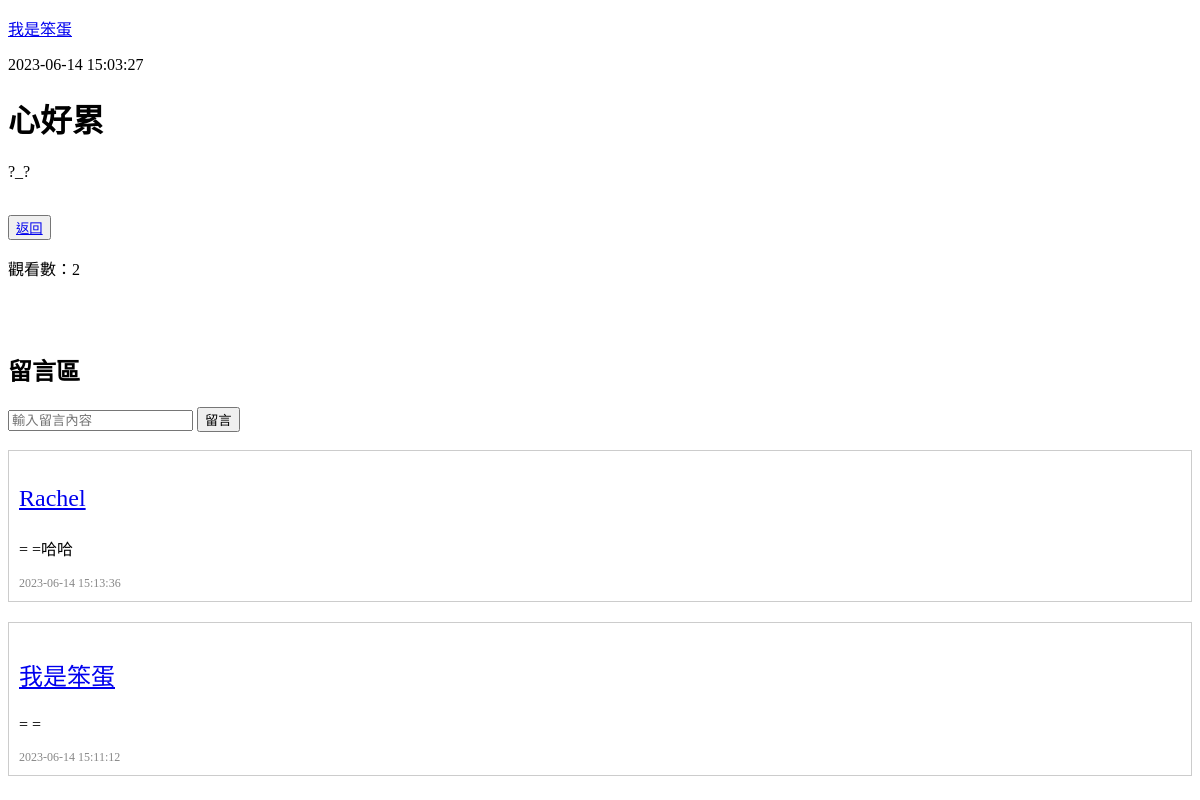
The page /post/posts/16 (signed in) on the database its author committed.
### tables this page shows
CREATE TABLE "User" (
	"userID"	INTEGER,
	"password"	VARCHAR(10),
	"nickname"	VARCHAR(10) NOT NULL,
	"gender"	VARCHAR(1) NOT NULL,
	"birth"	TEXT,
	"reputationScore"	NUMERIC DEFAULT 100,
	"cellphone"	VARCHAR(10),
	"email"	TEXT UNIQUE,
	"image" TEXT,
	PRIMARY KEY("userID" AUTOINCREMENT)
);

CREATE TABLE "Post" (
	"postID"	INTEGER,
	"postUserID"	INTEGER,
	"postTime"	TEXT,
	"postTitle"	TEXT,
	"postContent"	TEXT,
	"postView"	INT,
	FOREIGN KEY("postUserID") REFERENCES "User"("userID"),
	PRIMARY KEY("postID" AUTOINCREMENT)
);

CREATE TABLE "Comment" (
	"commentID"	INTEGER,
	"commentPostID"	INTEGER,
	"commentUserID"	INTEGER,
	"commentTime"	TEXT,
	"commentContent"	TEXT,
	FOREIGN KEY("commentUserID") REFERENCES "User"("userID"),
	FOREIGN KEY("commentPostID") REFERENCES "Post"("postID"),
	PRIMARY KEY("commentID" AUTOINCREMENT)
);

### crud/crudPost.py (the view)
@post_bp.route("/posts/<string:sortmethod>", methods=["GET", "POST"])
def posts_method(sortmethod):
    userID = session["userID"]
    searching_value = ""
    if sortmethod == "newest" or sortmethod == "None":
        con = sql.connect("funCrew_db.db")
        con.row_factory = sql.Row
        cur = con.cursor()
        cur.execute(
            "SELECT * FROM Post, User WHERE postUserID = userID ORDER BY postTime DESC"
        )
        posts = cur.fetchall()
        con.commit()
        con.close()
    elif sortmethod == "mostView":
        con = sql.connect("funCrew_db.db")
        con.row_factory = sql.Row
        cur = con.cursor()
        cur.execute(
            "SELECT * FROM Post, User WHERE postUserID = userID ORDER BY postView DESC"
        )
        posts = cur.fetchall()
        con.commit()
        con.close()
    elif sortmethod == "hotest":
        con = sql.connect("funCrew_db.db")
        con.row_factory = sql.Row
        cur = con.cursor()
        cur.execute(
            "SELECT * FROM Post, User LEFT JOIN Comment ON postID=commentPostID WHERE postUserID=userID GROUP BY postID ORDER BY count(commentPostID) DESC"
        )
        posts = cur.fetchall()
        con.commit()
        con.close()
    elif sortmethod == "searching":
        if request.form.get("searching_value"):
            searching_value = request.form.get("searching_value")
        elif request.args.get("searching_value"):
            searching_value = request.args.get("searching_value")
        searching_exp = "%" + searching_value + "%"
        con = sql.connect("funCrew_db.db")
        con.row_factory = sql.Row
        cur = con.cursor()
        cur.execute(
            "SELECT * FROM Post, User WHERE postUserID = userID AND (postTitle LIKE ? OR nickName LIKE ?)",
            (
                searching_exp,
                searching_exp,
            ),
        )
        posts = cur.fetchall()
        con.commit()
        con.close()
    elif sortmethod == "my_posts":
        con = sql.connect("funCrew_db.db")
        con.row_factory = sql.Row
        cur = con.cursor()
        cur.execute(
            "SELECT * FROM Post WHERE postUserID = ? ORDER BY postTime DESC", (userID,)
        )
        posts = cur.fetchall()
        con.commit()
        con.close()
    return render_template(
        "posts.html",
        nickname=get_nickname(userID),
        avatar=get_avatar_path(userID),
        posts=posts,
        userID=userID,
        sortmethod=sortmethod,
        searching_value=searching_value,
    )

### templates/post_detail.html (shortened to what this page needs)
<!DOCTYPE html>
<html lang="zh-Hant-TW">
<head>
</head>
<body>
    <p><a href="/user/info/{{post['postUserID']}}">{{ post['nickname'] }}</a></p>
    <p>{{ post['postTime'] }}</p>
    <h1>{{ post['postTitle'] }}</h1>
    <p>{{ post['postContent'] }}</p>
    <br>
    {% if searching_value %}
    <button><a href="/post/posts/{{sortmethod}}?searching_value={{searching_value}}">返回</a></button>
    {% else %}
    <button><a href="/post/posts/{{sortmethod}}">返回</a></button>
    {% endif %}
    <p>觀看數：{{views}}</p>
    <br><br>
    <h2>留言區</h2>
    <form action="/post/posts/{{ postID }}" method="post">
        <div class="input">
            <input type="text" name="content" placeholder="輸入留言內容" required>
            <button type="submit">留言</button>
        </div>
    </form>
    <br>
    {% for comment in comments %}
    <div class="post">
        <div class="content">
                <p style="font-size:24px;"><a href="/user/info/{{comment['commentUserID']}}">{{ comment['nickname'] }}</a></p>
                <p>{{ comment['commentContent'] }}</p>
        </div>
        <div class="info">
            <span>{{ comment['commentTime'] }}</span>
        </div>
    </div>
    {% endfor %}
</body>

### templates/post_detail.html (style rules this page uses)
.post { margin-bottom: 20px; border: 1px solid #ccc; padding: 10px; }
.post .info { font-size: 12px; color: #888; }
.post .content { margin-top: 0px; }

### rows shown on the page
User: nickname "我是笨蛋"
Post: postTime "2023-06-14 15:03:27", postTitle "心好累", postContent "?_?"
Comment: nickname "Rachel", commentContent "= =哈哈", commentTime "2023-06-14 15:13:36"
Comment: nickname "我是笨蛋", commentContent "= =", commentTime "2023-06-14 15:11:12"

### other values the page prints
{{ views }} "2"
